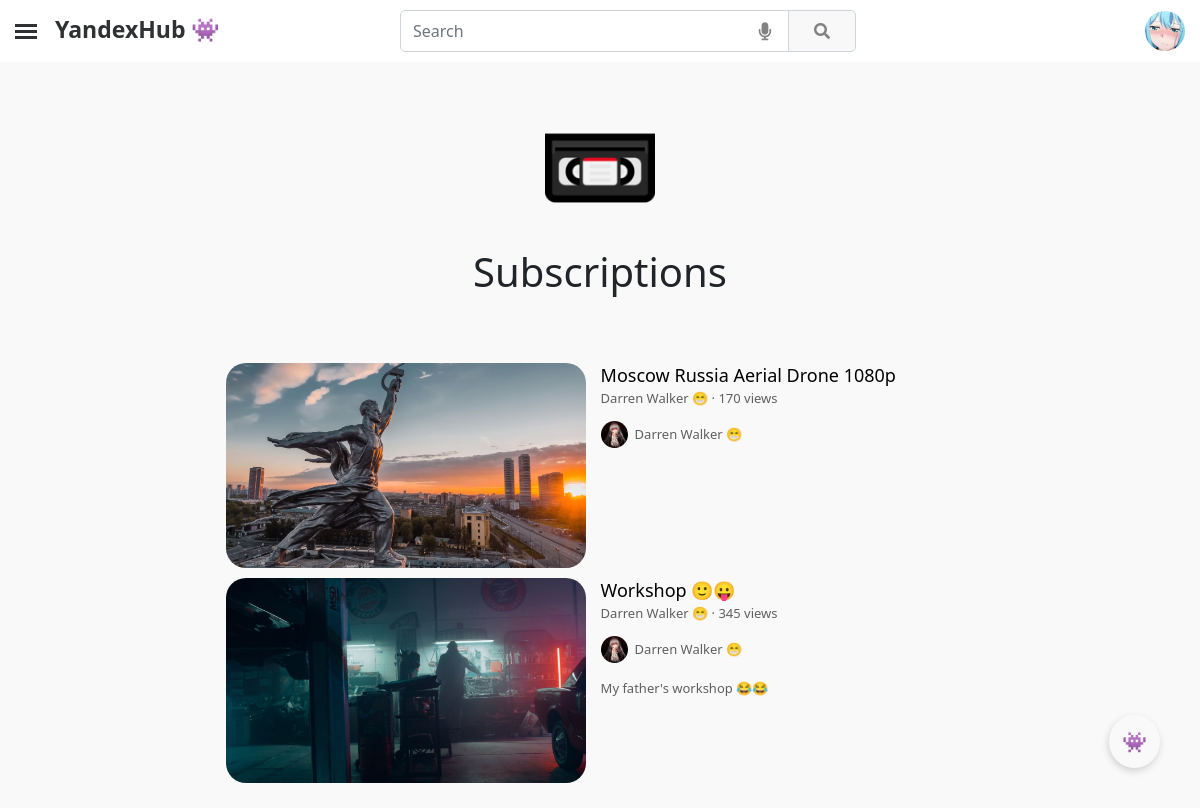
The page /subscriptions/ (signed in) on the database as committed earlier.
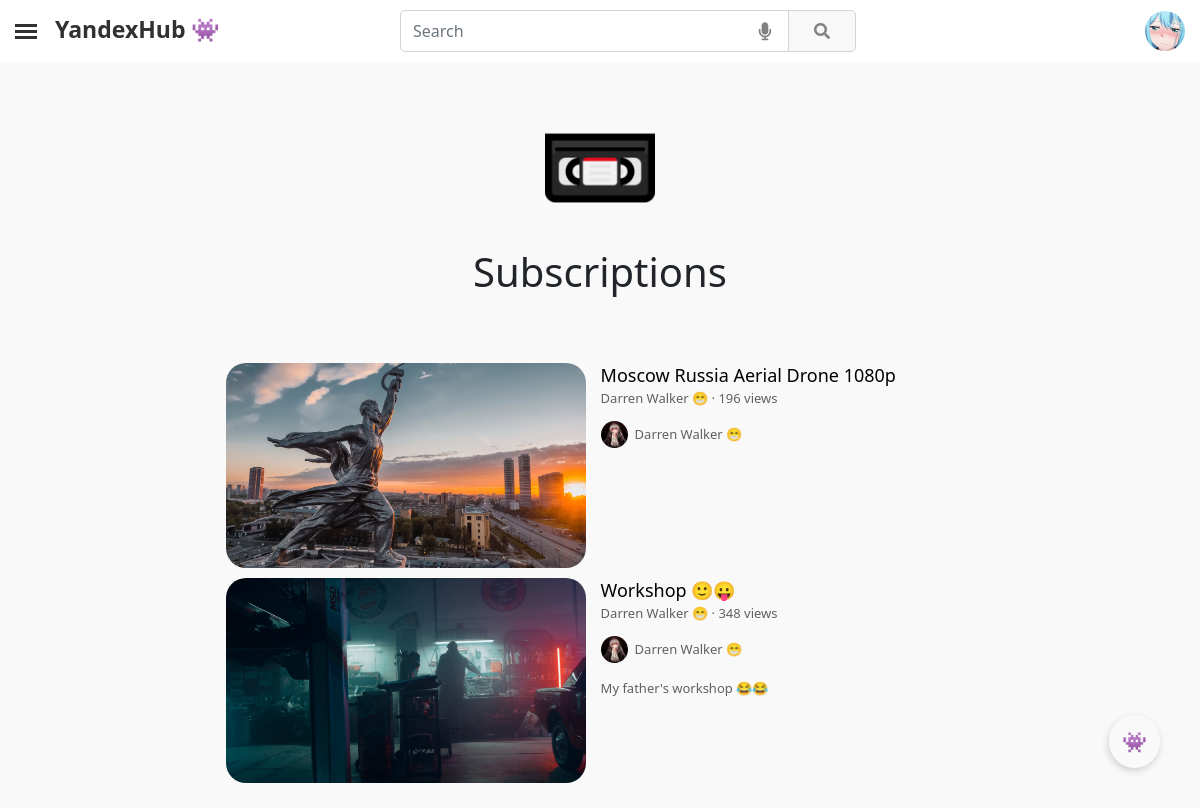
The same page on the database as committed later.
### YandexHub/apps/mainapp/models.py (models this page shows, shortened)
class Video(models.Model):
    video_id = models.CharField(blank=True, null=True, max_length=32)
    creator = models.ForeignKey(CustomUser, on_delete=models.CASCADE, null=False, related_name='video_creator')
    video = models.FileField(upload_to='videos/')
    video_banner = models.ImageField(upload_to='video_banners/')
    views = models.BigIntegerField(default=0)
    likes = models.BigIntegerField(default=0)
    dislikes = models.BigIntegerField(default=0)
    comments = models.BigIntegerField(default=0)
    coefficient = models.FloatField(default=0)
    title = models.CharField(max_length=150)
    description = models.TextField(blank=True, null=True, max_length=1000000)
    date_created = models.DateTimeField(auto_now_add=True, db_index=True)

class CustomUser(AbstractUser):
    user_id = models.CharField(blank=True, null=True, max_length=24)
    email = models.EmailField(null=True, unique=True)
    username = models.CharField(blank=True, null=True, max_length=25)
    avatar = models.ImageField(blank=True, null=True, upload_to = 'avatars/', default='avatars/default/default_avatar.png')
    banner = models.ImageField(blank=True, null=True, upload_to='users_banners/')
    all_views = models.BigIntegerField(default=0)
    all_comments = models.BigIntegerField(default=0)
    all_likes = models.BigIntegerField(default=0)
    all_dislikes = models.BigIntegerField(default=0)
    all_subscribers = models.BigIntegerField(default=0)
    all_notifications = models.BigIntegerField(default=0)
    all_posts_likes = models.BigIntegerField(default=0)
    all_posts_dislikes = models.BigIntegerField(default=0)
    description = models.TextField(blank=True, null=True, max_length=5000)
    contact_email  = models.CharField(blank=True, null=True, max_length=75)
    location = models.CharField(blank=True, null=True, max_length=50)
    vk_link = models.CharField(blank=True, null=True, max_length=150)
    instagram_link = models.CharField(blank=True, null=True, max_length=150)
    facebook_link = models.CharField(blank=True, null=True, max_length=150)
    reddit_link = models.CharField(blank=True, null=True, max_length=150)
    telegram_link = models.CharField(blank=True, null=True, max_length=150)
    twitter_link = models.CharField(blank=True, null=True, max_length=150)
    website_link = models.CharField(blank=True, null=True, max_length=150)
    telegram = models.CharField(blank=True, null=True, max_length=150)
    date_created = models.DateTimeField(auto_now_add=True, db_index=True)
    REQUIRED_FIELDS = ['username']
    USERNAME_FIELD = 'email'

### YandexHub/apps/mainapp/views.py (the view)
# urls.py: path('subscriptions/', SubscriptionsView.as_view(), name='subscriptions__page'),
class SubscriptionsView(TemplateView):
    template_name = 'user/other/subscriptions.html'
    def get_context_data(self, **kwargs):
        context = super(SubscriptionsView, self).get_context_data(**kwargs)
        if self.request.user.is_authenticated:
            n = 0
            videos = []
            for i in Subscribe.objects.filter(subscriber=self.request.user):
                for j in Video.objects.filter(creator=i.channel).order_by("-date_created"):
                    videos.append(j)
                n += 1
                if n > 100:
                    break
        else:
            videos = []
        context['title'] = 'Subscriptions 🎞'
        context['videos'] = videos
        return context

### YandexHub/apps/mainapp/templatetags/poll_extras.py (called while the page is built)
@register.filter(name='brief_views_format')
@stringfilter
def brief_views_format(arg):
    if int(arg) < 1000000:
        if int(arg) == 1:
            return '1 view'
        elif int(arg) < 1000:
            return f'{arg} views'
        else:
            return f"{str_fixed(float(int(arg)/1000), int(arg), 1, 'views')}K views"
    elif int(arg) < 1000000000:
        return f"{str_fixed(float(int(arg)/1000000), int(arg), 1, 'views')}M views"
    elif int(arg) < 1000000000000:
        return f"{str_fixed(float(int(arg)/1000000000), int(arg), 1, 'views')}B views"
    else:
        return ''

@register.filter(name='html_to_text')
@stringfilter
def html_to_text(html):
    cleanr = re.compile('<.*?>')
    cleantext = re.sub(cleanr, '', html)
    return cleantext

### YandexHub/apps/mainapp/templates/user/other/subscriptions.html (shortened to what this page needs)
{% extends "main.html" %}
{% block content %}
{% load poll_extras %}
{% load static %}
<main role="main" style="margin-top: 35px;">
    <div class="block-content">
        {% if request.user.is_authenticated %}
        <section class="py-3 text-center container-fluid">
            <div class="row" style="padding-bottom: 1rem!important;">
                <div class="col-lg-12 col-md-8 mx-auto">
                    <img class="banner-icon" src="{% static 'media/site/icons/videocassette.png' %}">
                    <h1 style="margin-bottom: 25px;">Subscriptions</h1>
                </div>
            </div>
        </section>
        {% if videos %}
        {% for i in videos %}
        <div class="card" style="height: 205px; margin-top: 10px;">
            <div class="row g-0" style="width: 65%; position: relative; margin-left: auto; margin-right: auto;">
                <div class="col-md-4" style="left: 0; position: absolute;">
                    <a style="cursor: pointer;" onclick="transition_link(`{% url 'video__page' i.video_id %}`)">
                        <div class="img"
                            style="width: 360px; height: 205px; border-radius: 20px; background-image: url({{i.video_banner.url}});">
                        </div>
                    </a>
                </div>
                <div class="col-md-8" style="top: 0; position: absolute; left: 365px;">
                    <div style="padding-top: 0; margin-left: 10px;">
                        <a style="cursor: pointer;" onclick="transition_link(`{% url 'video__page' i.video_id %}`)">
                            <p style="font-size: 18px; margin-bottom: -2px; color: #000;">{{ i.title }}</p>
                        </a>
                        <small style="color: #606060; font-size: 13px;"><a style="color: #606060; cursor: pointer;"
                                onclick="transition_link(`{% url 'channel__page' i.creator.user_id %}`)">{{i.creator.username}}</a>
                            · {{i.views|brief_views_format}}</small>
                        <a style="cursor: pointer;"
                            onclick="transition_link(`{% url 'channel__page' i.creator.user_id %}`)">
                            <small style="display: block; margin-top: 12px; font-size: 13px; color: #606060;">
                                <div class="img"
                                    style="display: inline-block; margin-right: 7px; width: 27px; height: 27px; border-radius: 50%; background-image: url({{i.creator.avatar.url}});">
                                </div>
                                <div style="display: inline-block; position: absolute; margin-top: 4px;">
                                    {{i.creator.username}}</div>
                            </small>
                        </a>
                        <small
                            style="display: block; color: #606060; font-size: 13px; margin-top: 12px;">{{i.description|html_to_text|truncatechars:340}}</small>
                    </div>
                </div>
            </div>
        </div>
        {% endfor %}
        {% else %}
        <h2 style="text-align: center; margin-bottom: 40px;">You don't have any subscriptions. To subscribe to a user,
            click on the Subscribe button in their profile or under their video.</h2>
        {% endif %}
        {% endif %}
    </div>
</main>
{% endblock %}

Rows that differ between the two databases and show on the page:
changed Video "Moscow Russia Aerial Drone 1080p": views|brief_views_format "170 views" → "196 views"
changed Video "Workshop 🙂😛": views|brief_views_format "345 views" → "348 views"
